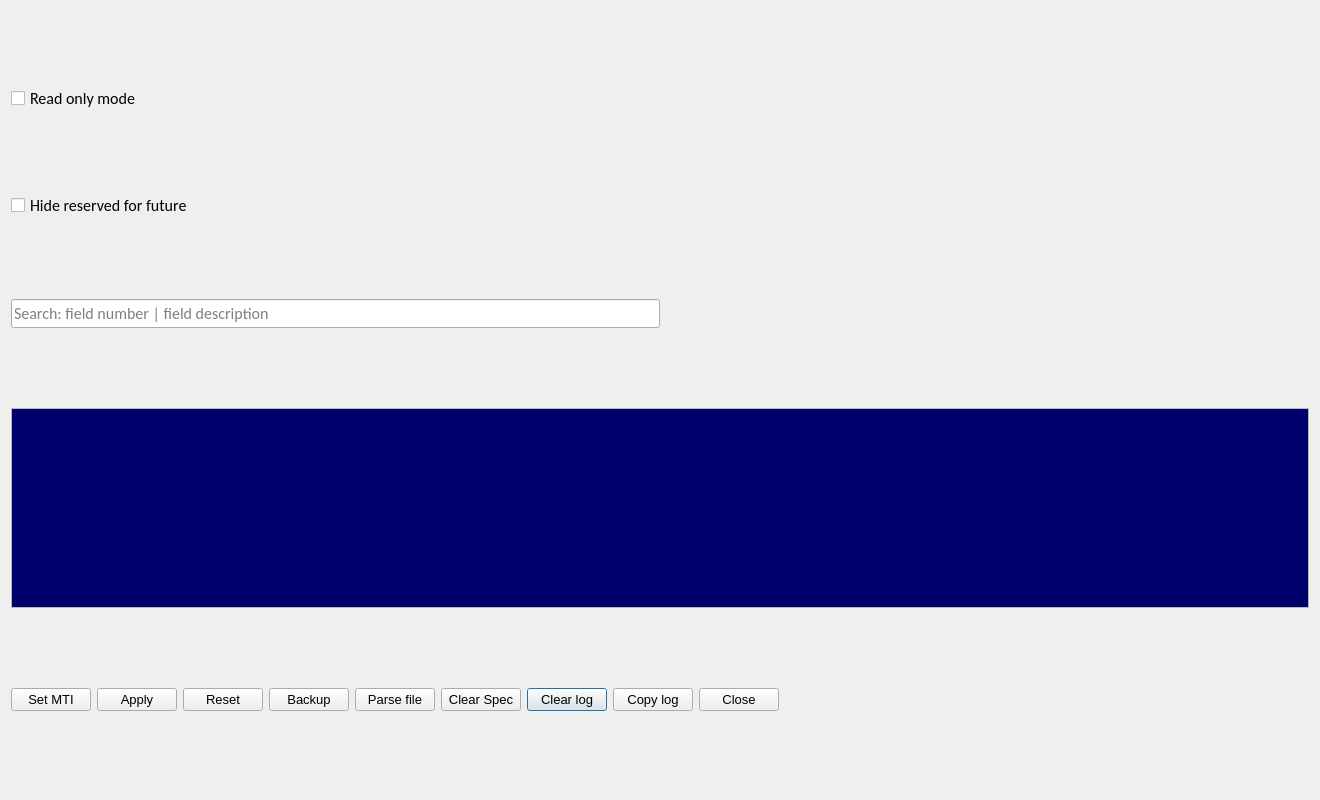
<?xml version="1.0" encoding="UTF-8"?>
<ui version="4.0">
 <class>SpecificationWindow</class>
 <widget class="QDialog" name="SpecificationWindow">
  <property name="geometry">
   <rect>
    <x>0</x>
    <y>0</y>
    <width>1320</width>
    <height>800</height>
   </rect>
  </property>
  <property name="sizePolicy">
   <sizepolicy hsizetype="Fixed" vsizetype="Fixed">
    <horstretch>0</horstretch>
    <verstretch>0</verstretch>
   </sizepolicy>
  </property>
  <property name="minimumSize">
   <size>
    <width>1320</width>
    <height>800</height>
   </size>
  </property>
  <property name="maximumSize">
   <size>
    <width>1320</width>
    <height>800</height>
   </size>
  </property>
  <property name="windowTitle">
   <string>Specification</string>
  </property>
  <layout class="QGridLayout" name="gridLayout">
   <item row="5" column="0">
    <layout class="QHBoxLayout" name="horizontalLayout_5">
     <item>
      <widget class="QPushButton" name="ButtonSetMti">
       <property name="font">
        <font>
         <pointsize>10</pointsize>
        </font>
       </property>
       <property name="focusPolicy">
        <enum>Qt::NoFocus</enum>
       </property>
       <property name="text">
        <string>Set MTI</string>
       </property>
      </widget>
     </item>
     <item>
      <widget class="QPushButton" name="ButtonApply">
       <property name="font">
        <font>
         <pointsize>10</pointsize>
        </font>
       </property>
       <property name="focusPolicy">
        <enum>Qt::NoFocus</enum>
       </property>
       <property name="text">
        <string>Apply</string>
       </property>
      </widget>
     </item>
     <item>
      <widget class="QPushButton" name="ButtonReset">
       <property name="font">
        <font>
         <pointsize>10</pointsize>
        </font>
       </property>
       <property name="focusPolicy">
        <enum>Qt::NoFocus</enum>
       </property>
       <property name="text">
        <string>Reset</string>
       </property>
      </widget>
     </item>
     <item>
      <widget class="QPushButton" name="ButtonBackup">
       <property name="font">
        <font>
         <pointsize>10</pointsize>
        </font>
       </property>
       <property name="focusPolicy">
        <enum>Qt::NoFocus</enum>
       </property>
       <property name="text">
        <string>Backup</string>
       </property>
      </widget>
     </item>
     <item>
      <widget class="QPushButton" name="ParseFile">
       <property name="font">
        <font>
         <pointsize>10</pointsize>
        </font>
       </property>
       <property name="focusPolicy">
        <enum>Qt::NoFocus</enum>
       </property>
       <property name="text">
        <string>Parse file</string>
       </property>
      </widget>
     </item>
     <item>
      <widget class="QPushButton" name="ButtonClean">
       <property name="font">
        <font>
         <pointsize>10</pointsize>
        </font>
       </property>
       <property name="focusPolicy">
        <enum>Qt::NoFocus</enum>
       </property>
       <property name="text">
        <string>Clear Spec</string>
       </property>
      </widget>
     </item>
     <item>
      <widget class="QPushButton" name="ButtonClearLog">
       <property name="font">
        <font>
         <pointsize>10</pointsize>
        </font>
       </property>
       <property name="text">
        <string>Clear log</string>
       </property>
      </widget>
     </item>
     <item>
      <widget class="QPushButton" name="ButtonCopyLog">
       <property name="font">
        <font>
         <pointsize>10</pointsize>
        </font>
       </property>
       <property name="text">
        <string>Copy log</string>
       </property>
      </widget>
     </item>
     <item>
      <widget class="QPushButton" name="ButtonClose">
       <property name="font">
        <font>
         <pointsize>10</pointsize>
        </font>
       </property>
       <property name="focusPolicy">
        <enum>Qt::NoFocus</enum>
       </property>
       <property name="text">
        <string>Close</string>
       </property>
      </widget>
     </item>
     <item>
      <spacer name="horizontalSpacer_2">
       <property name="orientation">
        <enum>Qt::Horizontal</enum>
       </property>
       <property name="sizeHint" stdset="0">
        <size>
         <width>40</width>
         <height>20</height>
        </size>
       </property>
      </spacer>
     </item>
    </layout>
   </item>
   <item row="0" column="0">
    <widget class="QCheckBox" name="CheckBoxReadOnly">
     <property name="font">
      <font>
       <family>Calibri</family>
       <pointsize>12</pointsize>
      </font>
     </property>
     <property name="text">
      <string>Read only mode</string>
     </property>
    </widget>
   </item>
   <item row="2" column="0">
    <layout class="QVBoxLayout" name="SpecTreeLayout"/>
   </item>
   <item row="3" column="0">
    <layout class="QHBoxLayout" name="horizontalLayout_2">
     <item>
      <layout class="QHBoxLayout" name="horizontalLayout">
       <item>
        <layout class="QHBoxLayout" name="PlusLayout"/>
       </item>
       <item>
        <layout class="QHBoxLayout" name="MinusLayout"/>
       </item>
       <item>
        <layout class="QHBoxLayout" name="NextLevelLayout"/>
       </item>
      </layout>
     </item>
     <item>
      <widget class="QLineEdit" name="SearchLine">
       <property name="font">
        <font>
         <family>Calibri</family>
         <pointsize>12</pointsize>
        </font>
       </property>
       <property name="inputMethodHints">
        <set>Qt::ImhLatinOnly</set>
       </property>
       <property name="maxLength">
        <number>128</number>
       </property>
       <property name="readOnly">
        <bool>false</bool>
       </property>
       <property name="placeholderText">
        <string>Search: field number | field description</string>
       </property>
       <property name="clearButtonEnabled">
        <bool>true</bool>
       </property>
      </widget>
     </item>
     <item>
      <spacer name="horizontalSpacer">
       <property name="orientation">
        <enum>Qt::Horizontal</enum>
       </property>
       <property name="sizeHint" stdset="0">
        <size>
         <width>40</width>
         <height>20</height>
        </size>
       </property>
      </spacer>
     </item>
    </layout>
   </item>
   <item row="1" column="0">
    <widget class="QCheckBox" name="CheckBoxHideReverved">
     <property name="font">
      <font>
       <family>Calibri</family>
       <pointsize>12</pointsize>
      </font>
     </property>
     <property name="text">
      <string>Hide reserved for future</string>
     </property>
     <property name="checked">
      <bool>false</bool>
     </property>
     <property name="tristate">
      <bool>false</bool>
     </property>
    </widget>
   </item>
   <item row="4" column="0">
    <widget class="QTextBrowser" name="LogArea">
     <property name="minimumSize">
      <size>
       <width>0</width>
       <height>200</height>
      </size>
     </property>
     <property name="maximumSize">
      <size>
       <width>16777215</width>
       <height>200</height>
      </size>
     </property>
     <property name="palette">
      <palette>
       <active>
        <colorrole role="Text">
         <brush brushstyle="SolidPattern">
          <color alpha="255">
           <red>255</red>
           <green>255</green>
           <blue>255</blue>
          </color>
         </brush>
        </colorrole>
        <colorrole role="Base">
         <brush brushstyle="SolidPattern">
          <color alpha="255">
           <red>0</red>
           <green>0</green>
           <blue>109</blue>
          </color>
         </brush>
        </colorrole>
       </active>
       <inactive>
        <colorrole role="Text">
         <brush brushstyle="SolidPattern">
          <color alpha="255">
           <red>255</red>
           <green>255</green>
           <blue>255</blue>
          </color>
         </brush>
        </colorrole>
        <colorrole role="Base">
         <brush brushstyle="SolidPattern">
          <color alpha="255">
           <red>0</red>
           <green>0</green>
           <blue>109</blue>
          </color>
         </brush>
        </colorrole>
       </inactive>
       <disabled>
        <colorrole role="Text">
         <brush brushstyle="SolidPattern">
          <color alpha="255">
           <red>120</red>
           <green>120</green>
           <blue>120</blue>
          </color>
         </brush>
        </colorrole>
        <colorrole role="Base">
         <brush brushstyle="SolidPattern">
          <color alpha="255">
           <red>240</red>
           <green>240</green>
           <blue>240</blue>
          </color>
         </brush>
        </colorrole>
       </disabled>
      </palette>
     </property>
     <property name="font">
      <font>
       <family>Courier New</family>
       <pointsize>11</pointsize>
      </font>
     </property>
     <property name="textInteractionFlags">
      <set>Qt::TextSelectableByKeyboard|Qt::TextSelectableByMouse</set>
     </property>
    </widget>
   </item>
  </layout>
 </widget>
 <resources/>
 <connections/>
</ui>
